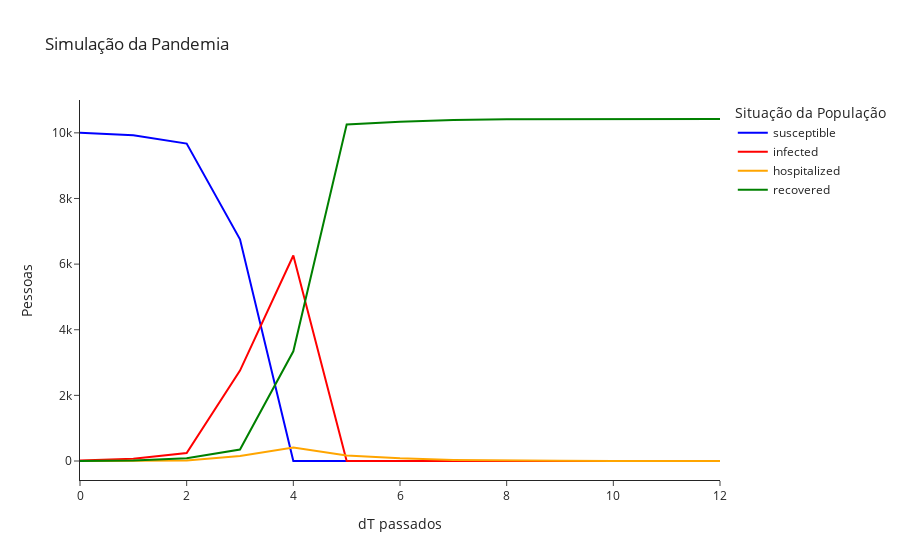
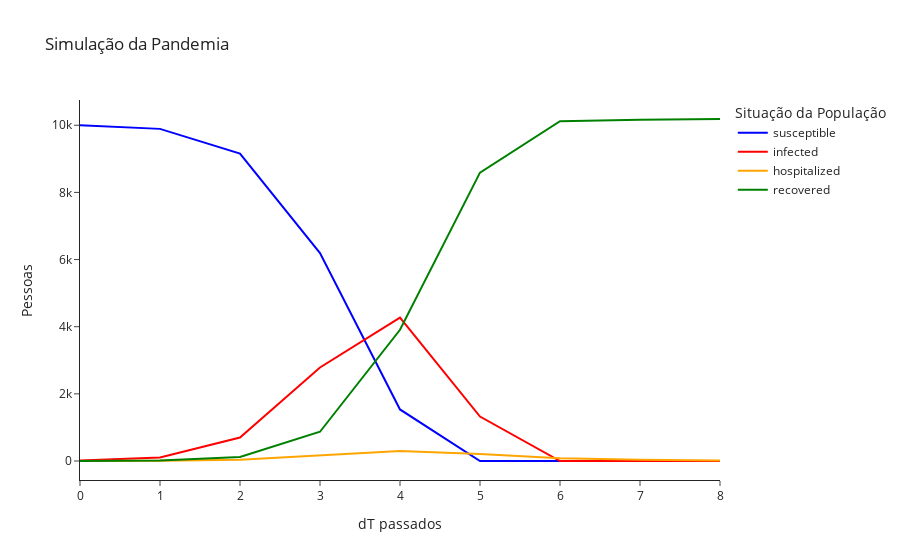

These figures' notebook cell, in order:
### Code cell
gensim.rates={"agglomeration_frequency": 1/30}
viewer.simple_graph(gensim.create_single().df)
gensim.rates={"agglomeration_frequency": 10/30}
viewer.simple_graph(avg(gensim.create_sequence()))

### Figure 1 — Plotly figure (JSON) as saved in the notebook; plotly's stock layout.template omitted (floating-point values rounded to 4 significant figures)
{"data": [{"hovertemplate": "Situação da População=susceptible<br>dT passados=%{x}<br>Pessoas=%{y}<extra></extra>", "legendgroup": "susceptible", "line": {"color": "blue", "dash": "solid"}, "marker": {"symbol": "circle"}, "mode": "lines", "name": "susceptible", "orientation": "v", "showlegend": true, "x": [0, 1, 2, 3, 4, 5, 6, 7, 8, 9, 10, 11, 12], "xaxis": "x", "y": [10000, 9930, 9672, 6754, 1, 1, 1, 1, 1, 1, 1, 1, 1], "yaxis": "y", "type": "scatter"}, {"hovertemplate": "Situação da População=infected<br>dT passados=%{x}<br>Pessoas=%{y}<extra></extra>", "legendgroup": "infected", "line": {"color": "red", "dash": "solid"}, "marker": {"symbol": "circle"}, "mode": "lines", "name": "infected", "orientation": "v", "showlegend": true, "x": [0, 1, 2, 3, 4, 5, 6, 7, 8, 9, 10, 11, 12], "xaxis": "x", "y": [14, 66, 241, 2755, 6262, 0, 0, 0, 0, 0, 0, 0, 0], "yaxis": "y", "type": "scatter"}, {"hovertemplate": "Situação da População=hospitalized<br>dT passados=%{x}<br>Pessoas=%{y}<extra></extra>", "legendgroup": "hospitalized", "line": {"color": "orange", "dash": "solid"}, "marker": {"symbol": "circle"}, "mode": "lines", "name": "hospitalized", "orientation": "v", "showlegend": true, "x": [0, 1, 2, 3, 4, 5, 6, 7, 8, 9, 10, 11, 12], "xaxis": "x", "y": [0, 4, 16, 154, 409, 168, 80, 32, 9, 6, 3, 1, 0], "yaxis": "y", "type": "scatter"}, {"hovertemplate": "Situação da População=recovered<br>dT passados=%{x}<br>Pessoas=%{y}<extra></extra>", "legendgroup": "recovered", "line": {"color": "green", "dash": "solid"}, "marker": {"symbol": "circle"}, "mode": "lines", "name": "recovered", "orientation": "v", "showlegend": true, "x": [0, 1, 2, 3, 4, 5, 6, 7, 8, 9, 10, 11, 12], "xaxis": "x", "y": [0, 14, 85, 351, 3342, 10254, 10342, 10390, 10413, 10416, 10419, 10421, 10422], "yaxis": "y", "type": "scatter"}], "layout": {"xaxis": {"anchor": "y", "domain": [0.0, 1.0], "title": {"text": "dT passados"}}, "yaxis": {"anchor": "x", "domain": [0.0, 1.0], "title": {"text": "Pessoas"}}, "legend": {"title": {"text": "Situação da População"}, "tracegroupgap": 0}, "title": {"text": "Simulação da Pandemia"}}}

### Figure 2 — Plotly figure (JSON) as saved in the notebook; plotly's stock layout.template omitted (floating-point values rounded to 4 significant figures)
{"data": [{"hovertemplate": "Situação da População=susceptible<br>dT passados=%{x}<br>Pessoas=%{y}<extra></extra>", "legendgroup": "susceptible", "line": {"color": "blue", "dash": "solid"}, "marker": {"symbol": "circle"}, "mode": "lines", "name": "susceptible", "orientation": "v", "showlegend": true, "x": [0, 1, 2, 3, 4, 5, 6, 7, 8], "xaxis": "x", "y": [10000, 9892, 9157, 6194, 1535, 1, 1, 1, 1], "yaxis": "y", "type": "scatter"}, {"hovertemplate": "Situação da População=infected<br>dT passados=%{x}<br>Pessoas=%{y}<extra></extra>", "legendgroup": "infected", "line": {"color": "red", "dash": "solid"}, "marker": {"symbol": "circle"}, "mode": "lines", "name": "infected", "orientation": "v", "showlegend": true, "x": [0, 1, 2, 3, 4, 5, 6, 7, 8], "xaxis": "x", "y": [14, 102, 699, 2785, 4269, 1325, 0, 0, 0], "yaxis": "y", "type": "scatter"}, {"hovertemplate": "Situação da População=hospitalized<br>dT passados=%{x}<br>Pessoas=%{y}<extra></extra>", "legendgroup": "hospitalized", "line": {"color": "orange", "dash": "solid"}, "marker": {"symbol": "circle"}, "mode": "lines", "name": "hospitalized", "orientation": "v", "showlegend": true, "x": [0, 1, 2, 3, 4, 5, 6, 7, 8], "xaxis": "x", "y": [0, 5, 36, 163, 299, 208, 81, 34, 15], "yaxis": "y", "type": "scatter"}, {"hovertemplate": "Situação da População=recovered<br>dT passados=%{x}<br>Pessoas=%{y}<extra></extra>", "legendgroup": "recovered", "line": {"color": "green", "dash": "solid"}, "marker": {"symbol": "circle"}, "mode": "lines", "name": "recovered", "orientation": "v", "showlegend": true, "x": [0, 1, 2, 3, 4, 5, 6, 7, 8], "xaxis": "x", "y": [0, 13, 121, 871, 3909, 8590, 10119, 10167, 10186], "yaxis": "y", "type": "scatter"}], "layout": {"xaxis": {"anchor": "y", "domain": [0.0, 1.0], "title": {"text": "dT passados"}}, "yaxis": {"anchor": "x", "domain": [0.0, 1.0], "title": {"text": "Pessoas"}}, "legend": {"title": {"text": "Situação da População"}, "tracegroupgap": 0}, "title": {"text": "Simulação da Pandemia"}}}
